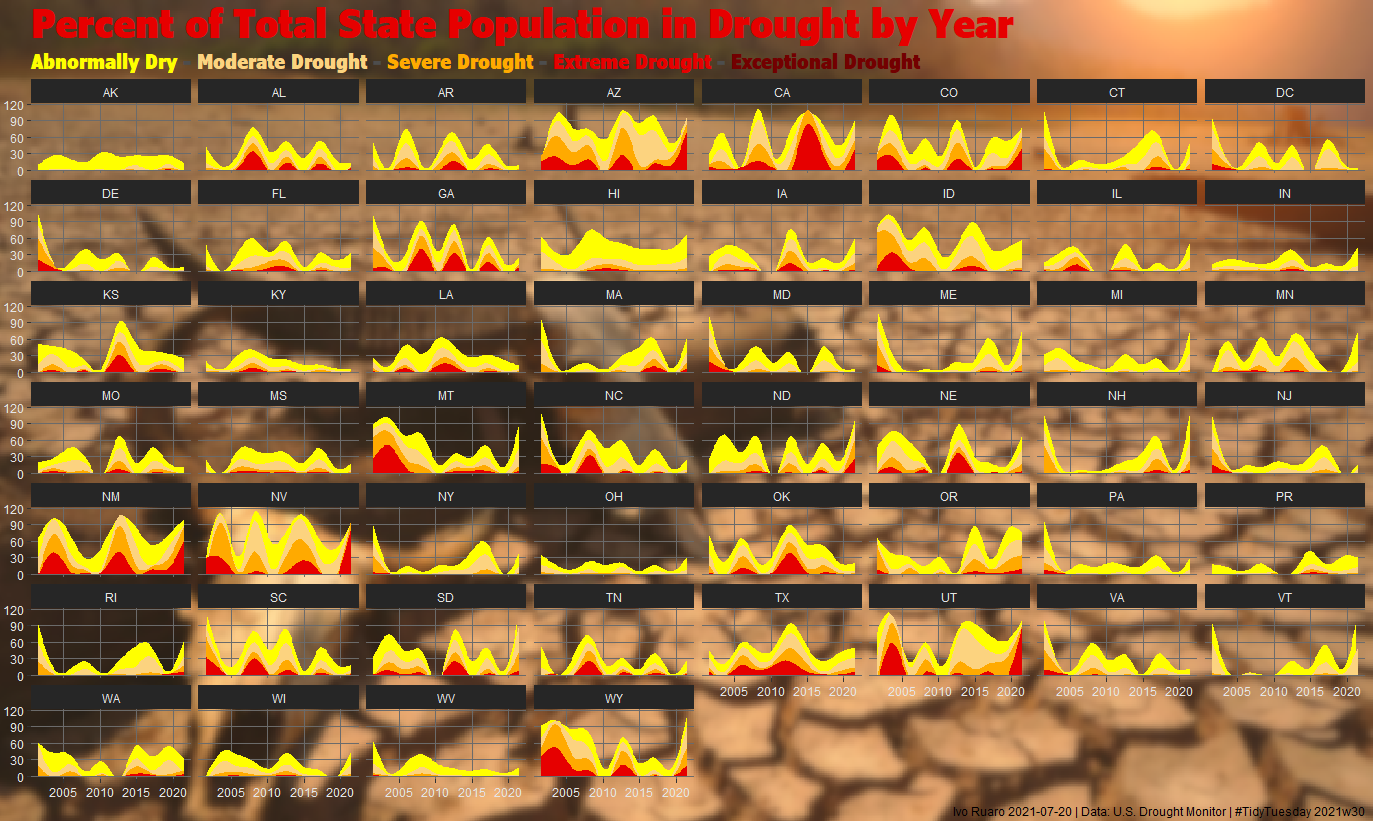

Write R code to recreate this figure.
library(tidyverse)
library(tidytuesdayR)
library(ggformula)
library(grid)
library(ggimage)
library(extrafont)
library(ggtext)

# Takes a while
# font_import()
# loadfonts(device="win")
# fonts()          

# Load data
tuesdata <- tidytuesdayR::tt_load(2021, week = 30)
drought <- tuesdata$drought

# Wrangling
df <- drought %>% 
    select(state_abb, valid_start, drought_lvl, pop_pct) %>%
    filter(drought_lvl != 'None') %>%
    pivot_wider(names_from = c(drought_lvl), values_from = c(pop_pct))

# Colors
pal_drought <- c('#ffff00', '#fcd37f', '#ffaa00', '#e60000', '#730000')

# Plot
p <- df  %>%
    ggplot(
        aes(
            x = valid_start,
            group = state_abb
        )
    ) +
    # Geometries
    stat_smooth(
        aes(y = D0),
        geom = 'area',
        fill = pal_drought[1],
        alpha = 1) +
    stat_smooth(
        aes(y = D1),
        geom = 'area',
        fill = pal_drought[2],
        alpha = 1) +
    stat_smooth(
        aes(y = D2),
        geom = 'area',
        fill = pal_drought[3],
        alpha = 1) +
    stat_smooth(
        aes(y = D3),
        geom = 'area',
        fill = pal_drought[4],
        alpha = 1) +
    stat_smooth(
        aes(y = D4),
        geom = 'area',
        fill = pal_drought[4],
        alpha = 1) +
    facet_wrap( ~ state_abb) +
    # Theme
    theme_dark() +
    theme(
        axis.title.x = element_blank(),
        axis.title.y = element_blank(),
        panel.grid.minor = element_blank(),
        axis.text = element_text(colour = "gray90"),
        plot.title = element_text(colour = "#e60000", family = 'Verdana Pro Cond Black', size = 30),
        plot.subtitle = element_markdown(colour = "gray30", family = 'Verdana Pro Cond Black', size = 15)
    ) +
    # Scale
    scale_y_continuous(limits = c(0, 115)) +
    # Labs
    labs(
        title = 'Percent of Total State Population in Drought by Year',
        subtitle = "<span style='color:#ffff00;'>Abnormally Dry</span> - 
        <span style='color:#fcd37f;'>Moderate Drought</span> - 
        <span style='color:#ffaa00;'>Severe Drought</span> - 
        <span style='color:#e60000;'>Extreme Drought</span> - 
        <span style='color:#730000;'>Exceptional Drought</span>",
        caption = 'Ivo Ruaro 2021-07-20 | Data: U.S. Drought Monitor | #TidyTuesday 2021w30')

img = '2021w30-background-830x455.png'
ggbackground(p, img)
